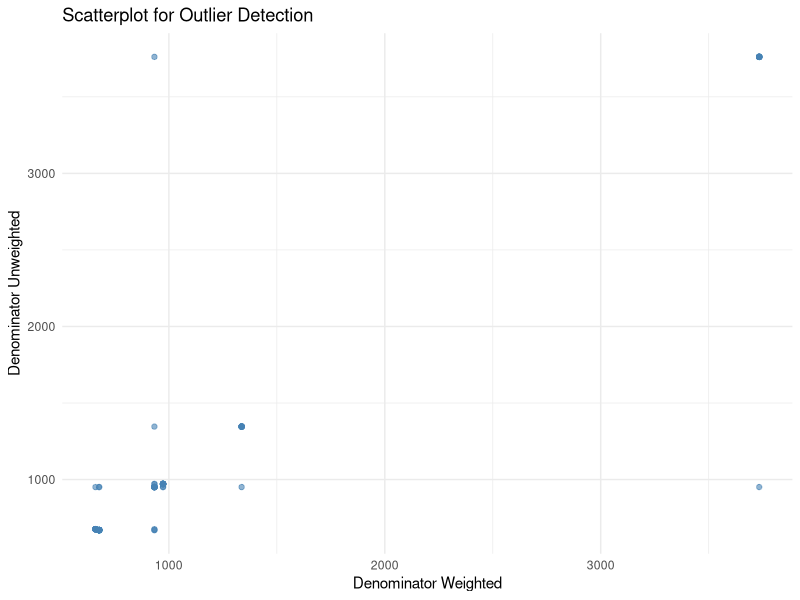
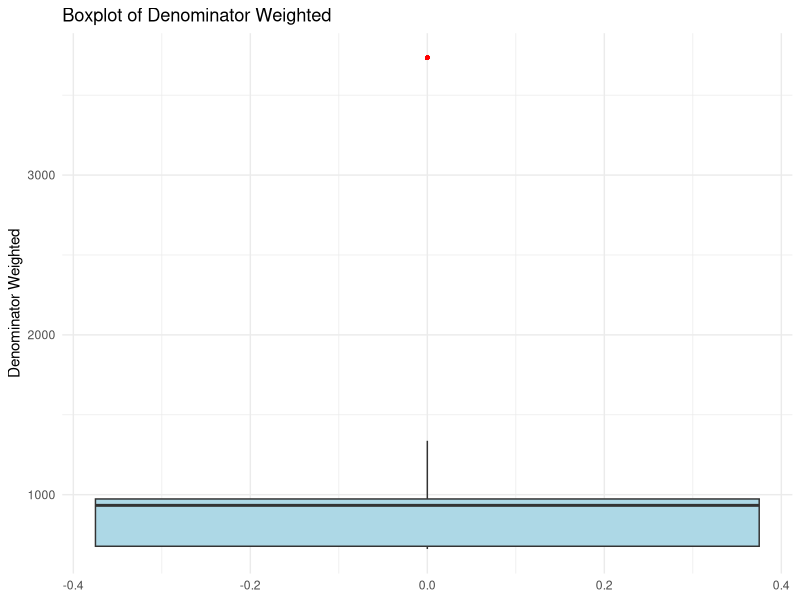
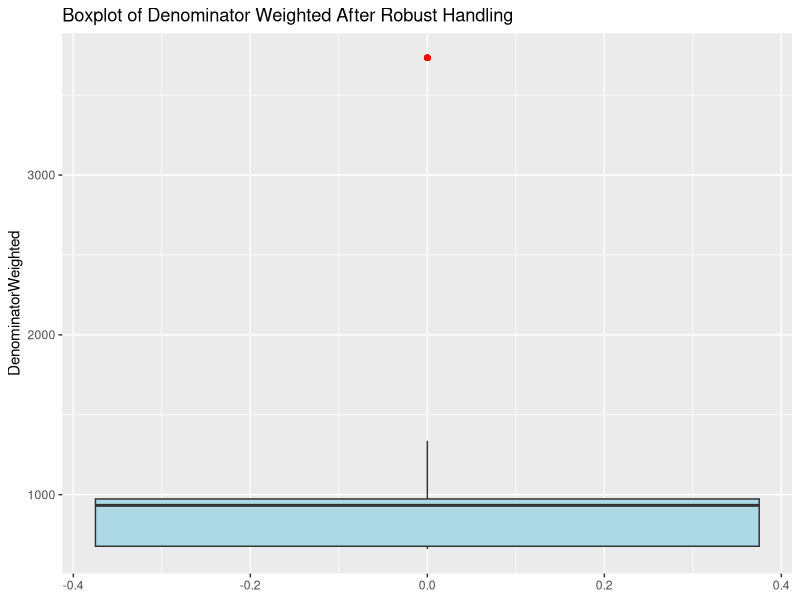

Generate these figures, in order, with R: (Note: this script raises an error after producing the figures.)
## ---- chunk 1
library(dplyr)
library(tidyr)
library(stringr)
library(readr)
library(here)
library(ggplot2)

## ---- chunk 2
imm_df <- read_csv(here("data", "raw", "immunization_national_zaf.csv"))
## ---- chunk 3
# Make sure the file exists


head(imm_df)
## ---- chunk 4
imm_df <- imm_df[-1, ]
## ---- chunk 5
dim(imm_df)
## ---- chunk 6
dup_check <- imm_df %>%
  group_by(Indicator, SurveyYear, CharacteristicId, Value) %>%
  filter(n() > 1)

dup_check

## ---- chunk 7

# 1. Remove completely empty columns
imm_df <- imm_df %>% select(where(~!all(is.na(.))))

# 2. Impute numeric columns with median
num_cols <- imm_df %>% select(where(is.numeric)) %>% names()
imm_df <- imm_df %>%
  mutate(across(all_of(num_cols), ~ifelse(is.na(.), median(., na.rm = TRUE), .)))

# 3. Impute categorical/character columns with mode
cat_cols <- imm_df %>% select(where(is.character)) %>% names()
get_mode <- function(x) {
  ux <- na.omit(x)
  if(length(ux) == 0) return(NA_character_)
  names(sort(table(ux), decreasing = TRUE))[1]
}
imm_df <- imm_df %>%
  mutate(across(all_of(cat_cols), ~ifelse(is.na(.), get_mode(.), .)))

# 4. Summary after handling missing values
missing_summary <- data.frame(
  Column = names(imm_df),
  Missing_Count = colSums(is.na(imm_df)),
  Missing_Percent = round(colMeans(is.na(imm_df)) * 100, 2)
)

cat("Total remaining NAs:", sum(is.na(imm_df)), "\n")
cat("Missing value summary per column:\n")
print(missing_summary)


## ---- chunk 8
# Define columns to convert, only if they exist
cols_to_numeric <- c("Value", "Precision", "DenominatorWeighted", "DenominatorUnweighted")
cols_to_integer <- c("SurveyYear", "IndicatorOrder", "CharacteristicId")
cols_to_logical <- c("IsPreferred")

cols_to_numeric <- cols_to_numeric[cols_to_numeric %in% names(imm_df)]
cols_to_integer <- cols_to_integer[cols_to_integer %in% names(imm_df)]
cols_to_logical <- cols_to_logical[cols_to_logical %in% names(imm_df)]

# Convert
imm_df <- imm_df %>%
  mutate(
    across(all_of(cols_to_numeric), as.numeric),
    across(all_of(cols_to_integer), as.integer),
    across(all_of(cols_to_logical), ~as.logical(as.integer(.)))
  )

# Check structure
str(imm_df)

## ---- chunk 9
# Columns to remove and rationale
cols_to_remove <- c(
  "ISO3",              # Only one value "ZAF" → provides no useful variation
  "DHS_CountryCode",    # Only one value "ZA" → redundant
  "CountryName",        # Always "South Africa" → redundant
  "SurveyId",           # Encodes survey metadata, not needed for analysis
  "ByVariableId",       # IDs for subgroup variables; not used in analysis
  "ByVariableLabel",    # Labels for subgroup variables; not needed
  "IsTotal",            # Logical flag that is either 0/1 for all → redundant
  "RegionId",           # Missing or NA → no information
  "SurveyYearLabel",    # Duplicate of SurveyYear → redundant
  "SurveyType",         # Always "DHS" → no variation
  "CharacteristicOrder" # IDs for order only; not analytically useful
)

# Remove only columns that exist to avoid errors
imm_df <- imm_df %>% select(-any_of(cols_to_remove))

# Documenting action
cat("Removed columns that were either redundant, constant, or not analytically useful:\n")
cat(paste(cols_to_remove, collapse = ", "), "\n")

## ---- chunk 10



imm_df <- imm_df %>%
  fill(DenominatorWeighted, DenominatorUnweighted, .direction = "down")

imm_df[
       c("DenominatorWeighted", "DenominatorUnweighted")]

## ---- chunk 11
ggplot(imm_df, aes(x = DenominatorWeighted, y = DenominatorUnweighted)) +
  geom_point(alpha = 0.6, color = "steelblue") +
  labs(title = "Scatterplot for Outlier Detection",
       x = "Denominator Weighted",
       y = "Denominator Unweighted") +
  theme_minimal()


ggplot(imm_df, aes(y = DenominatorWeighted)) +
  geom_boxplot(fill = "lightblue", outlier.color = "red", outlier.shape = 16) +
  labs(title = "Boxplot of Denominator Weighted",
       y = "Denominator Weighted") +
  theme_minimal()
## ---- chunk 12
dim(imm_df)
## ---- chunk 13

# Winsorize at 1st and 99th percentiles
lower_w <- quantile(imm_df$DenominatorWeighted, 0.01, na.rm = TRUE)
upper_w <- quantile(imm_df$DenominatorWeighted, 0.99, na.rm = TRUE)

lower_uw <- quantile(imm_df$DenominatorUnweighted, 0.01, na.rm = TRUE)
upper_uw <- quantile(imm_df$DenominatorUnweighted, 0.99, na.rm = TRUE)

imm_df <- imm_df %>%
  mutate(
    DenominatorWeighted = pmax(pmin(DenominatorWeighted, upper_w), lower_w),
    DenominatorUnweighted = pmax(pmin(DenominatorUnweighted, upper_uw), lower_uw)
  )

ggplot(imm_df, aes(y = DenominatorWeighted)) +
  geom_boxplot(fill = "lightblue", outlier.color = "red") +
  labs(title = "Boxplot of Denominator Weighted After Robust Handling")

summary(imm_df$DenominatorWeighted)
summary(imm_df$DenominatorUnweighted)

## ---- chunk 14
write_csv(imm_df, here("data","processed", "immunization_cleaned.csv"))
